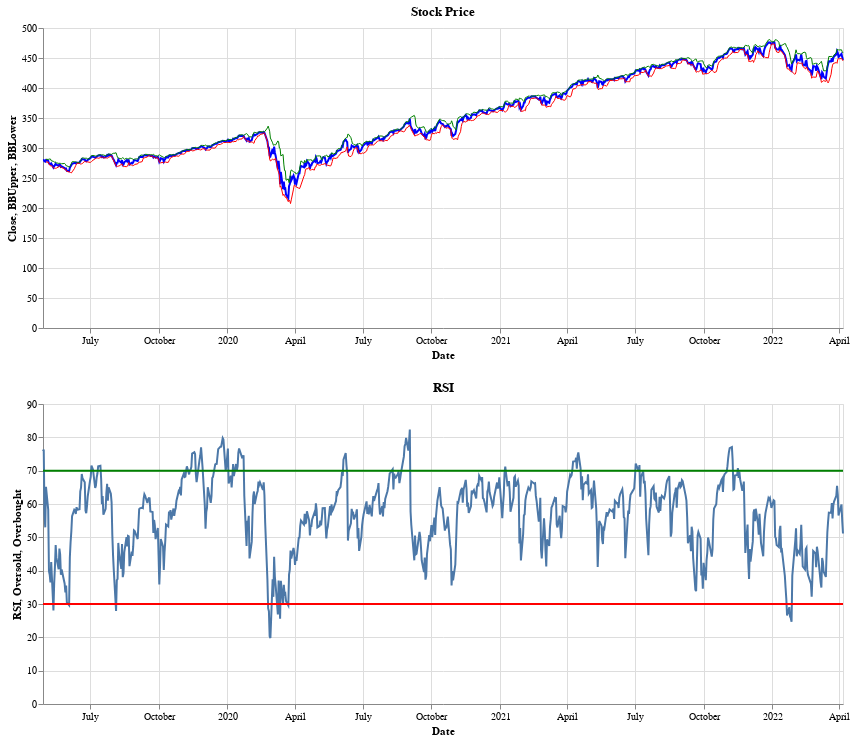

The notebook cell saved with this chart:
### Code cell
#Plotting RSI chart with Oversold and Overbought lines
RSI = alt.Chart(df).mark_line().encode(
    x='Date:T',
    y='RSI:Q',
    tooltip=[alt.Tooltip('date:T', format='%m/%d'),
             alt.Tooltip('Close:Q', format=',.2f'),
             alt.Tooltip('RSI:Q', format=',.2f')]
).properties(
    title='RSI',
    width=800,
    height=300)

Oversold = alt.Chart(df).mark_line(color= 'red').encode(
    x='Date:T',
    y='Oversold:Q'
)

Overbought = alt.Chart(df).mark_line(color= 'green').encode(
    x='Date:T',
    y='Overbought:Q'
)

RSI_Chart=RSI+Oversold+Overbought
Stock_Chart & RSI_Chart

### Figure 1 — Vega-Lite specification as saved in the notebook (floating-point values rounded to 4 significant figures; data arrays with more than 128 entries replaced by an {"elided": "..."} marker saying what was removed)
{"config": {"view": {"continuousWidth": 400, "continuousHeight": 300}}, "vconcat": [{"layer": [{"mark": {"type": "line", "color": "blue"}, "encoding": {"tooltip": [{"field": "date", "format": "%m/%d", "type": "temporal"}, {"field": "Close", "format": ",.2f", "type": "quantitative"}, {"field": "BBUpper", "format": ",.2f", "type": "quantitative"}, {"field": "BBLower", "format": ",.2f", "type": "quantitative"}], "x": {"field": "Date", "type": "temporal"}, "y": {"field": "Close", "type": "quantitative"}}, "height": 300, "title": "Stock Price", "width": 800}, {"mark": {"type": "line", "color": "green", "size": 1}, "encoding": {"x": {"field": "Date", "type": "temporal"}, "y": {"field": "BBUpper", "type": "quantitative"}}}, {"mark": {"type": "line", "color": "red", "size": 1}, "encoding": {"x": {"field": "Date", "type": "temporal"}, "y": {"field": "BBLower", "type": "quantitative"}}}]}, {"layer": [{"mark": "line", "encoding": {"tooltip": [{"field": "date", "format": "%m/%d", "type": "temporal"}, {"field": "Close", "format": ",.2f", "type": "quantitative"}, {"field": "RSI", "format": ",.2f", "type": "quantitative"}], "x": {"field": "Date", "type": "temporal"}, "y": {"field": "RSI", "type": "quantitative"}}, "height": 300, "title": "RSI", "width": 800}, {"mark": {"type": "line", "color": "red"}, "encoding": {"x": {"field": "Date", "type": "temporal"}, "y": {"field": "Oversold", "type": "quantitative"}}}, {"mark": {"type": "line", "color": "green"}, "encoding": {"x": {"field": "Date", "type": "temporal"}, "y": {"field": "Overbought", "type": "quantitative"}}}]}], "data": {"name": "data-f93ac4a96db457827b795588282b5a91"}, "$schema": "https://vega.github.io/schema/vega-lite/v4.17.0.json", "datasets": {"data-f93ac4a96db457827b795588282b5a91": {"elided": "743 records"}}}
